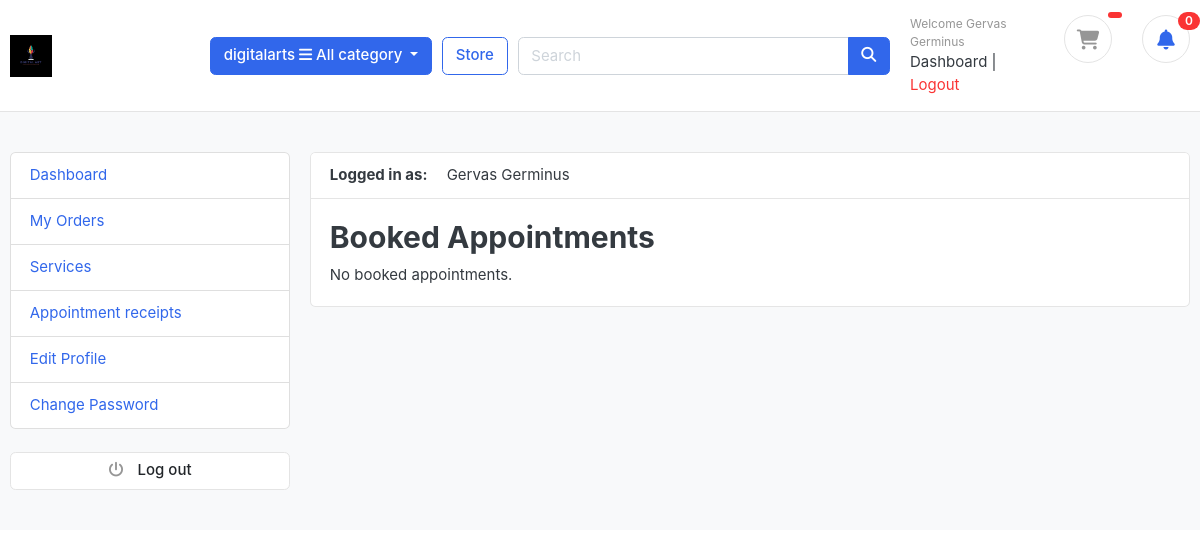
The page /appointment/appointments/confirmed/ (signed in) on the database its author committed.
### accounts/models.py (models this page shows, shortened)
class Account(AbstractUser):
    STATUS_CHOICES = [
        ('pending', 'Pending'),
        ('accepted', 'Accepted'),
        ('rejected', 'Rejected'),
    ]
    first_name = models.CharField(max_length=255)
    last_name = models.CharField(max_length=255)
    username = models.CharField(max_length=255, unique=True) # unique=True means that no two users can have the same username
    email = models.EmailField(unique=True) # unique=True means that no two users can have the same email address
    phone_number = models.CharField(max_length=10, validators=[validate_phone_number])
    address = models.CharField(max_length=255, blank=True)
    city = models.CharField(max_length=255, blank=True)
    county = models.CharField(max_length=255, blank=True)
    status = models.CharField(max_length=10, choices=STATUS_CHOICES, default='pending')
    is_vendor = models.BooleanField(default=False)
    USERNAME_FIELD = 'email' # username field
    REQUIRED_FIELDS = ['username', 'first_name', 'last_name'] # required when user is created
    def full_name(self):
        return f"{self.first_name} {self.last_name}"
    class Meta:
        verbose_name = 'Customers'
        verbose_name_plural = 'Customers'

### appointment/views.py (the view)
# urls.py: path('appointments/confirmed/', views.booked_appointments_list, name='booked_appointments_list'),
@login_required
def booked_appointments_list(request):
    booked_appointments = Appointment.objects.filter(user=request.user, status='booked', payment__status='confirmed')
    return render(request, 'appointment/booked_appointments.html', {'booked_appointments': booked_appointments})

### templates/appointment/booked_appointments.html (shortened to what this page needs)
{% extends 'base.html' %}
{% load static %}
{% block content %}
<section class="section-content padding-y bg">
  <div class="container">
    <div class="row">
      {% include 'includes/dashboard_sidebar.html' %}
      <main class="col-md-9">
        <article class="card">
          <header class="card-header">
            <strong class="d-inline-block mr-3">Logged in as:</strong>
            <span>{{ user.full_name }}</span>
          </header>
          <div class="card-body">
            <h2>Booked Appointments</h2>
            {% if booked_appointments %}
            <table class="table table-striped">
              <thead>
                <tr>
                  <th>Service Name</th>
                  <th>Date</th>
                  <th>Time</th>
                  <th>Actions</th>
                </tr>
              </thead>
              <tbody>
                {% for appointment in booked_appointments %}
                <tr>
                  <td>{{ appointment.service.name }}</td>
                  <td>{{ appointment.date }}</td>
                  <td>{{ appointment.time }}</td>
                  <td>
                    <a href="{% url 'appointment_detail' appointment.id %}" class="btn btn-primary btn-sm">View Details</a>
                  </td>
                </tr>
                {% endfor %}
              </tbody>
            </table>
            {% else %}
            <p>No booked appointments.</p>
            {% endif %}
          </div>
        </article>
      </main>
    </div>
  </div>
</section>
{% endblock %}

### templates/includes/navbar.html (shortened to what this page needs)
{% load static %}
<header class="section-header">
  <section class="header-main border-bottom">
    <div class="container">
      <div class="row align-items-center">
        <div class="col-lg-2 col-md-3 col-6">
          <a href="{% url 'home' %}" class="brand-wrap">
            <img
              class="logo"
              src="{% static 'images/logo.jpg' %}"
              style="width:auto;height:auto;"
              alt="Logo"
            />
          </a>
        </div>
        <div class="col-lg col-sm col-md col-6 flex-grow-0">
          <div class="category-wrap dropdown d-inline-block float-right">
            <button
              type="button"
              class="btn btn-primary dropdown-toggle"
              data-toggle="dropdown"
            >digitalarts
              <i class="fa fa-bars"></i> All category
            </button>
          </div>
        </div>
        <a href="{% url 'store' %}" class="btn btn-outline-primary">Store</a>
        <div class="col-lg col-md-6 col-sm-12 col">
          <form action="{% url 'search' %}" class="search" method="GET">
            <div class="input-group w-100">
              <input
                type="text"
                class="form-control"
                style="width: 60%"
                placeholder="Search"
                name="keyword"
              />
              <div class="input-group-append">
                <button class="btn btn-primary" type="submit">
                  <i class="fa fa-search"></i>
                </button>
              </div>
            </div>
          </form>
        </div>
        <div class="col-lg-3 col-sm-6 col-8 order-2 order-lg-3">
          <div class="d-flex justify-content-end mb-3 mb-lg-0">
            <div class="widget-header">
              <div>
                {% if request.user.is_authenticated %}
                <small class="title text-muted"
                  >Welcome {{ user.first_name }} {{ user.last_name }}</small
                >
                {% if request.user.is_vendor == True %}
                <a href="{% url 'supplier_dashboard' %}">Dashboard</a>
                {% else %}
                <a href="{% url 'dashboard' %}">Dashboard</a>
                {% endif %}
                <span class="dark-transp"> | </span>
                <a class="text-danger" type="" href="{% url 'logout' %}"
                  >Logout</a
                >
                {% else %}
                <small class="title text-muted">Welcome Guest</small>
                <a href="{% url 'login' %}">Sign in</a>
                <span class="dark-transp"> | </span>
                <a href="{% url 'register' %}">Register</a>
                {% endif %}
              </div>
            </div>
            <a href="{% url 'cart' %}" class="widget-header pl-3 ml-3">
              <div class="icon icon-sm rounded-circle border">
                <i class="fa fa-shopping-cart"></i>
              </div>
              <span class="badge badge-pill badge-danger notify">
              </span>
            </a>
            <a href="{% url 'notification_count' %}" class="widget-header pl-3 ml-3">
              <div class="icon icon-sm rounded-circle border">
                <i class="fa fa-bell text-primary"></i>
              </div>
              <span class="badge badge-pill badge-danger notify">
                {{ arrival_count|default:0 }}
              </span>
            </a>
          </div>
        </div>
      </div>
    </div>
  </section>
</header>

### static/css/ui.css (style rules this page uses)
html { font-family: "Inter", sans-serif; font-size: 15px; }
.icon-xs, .icon-sm, .icon-md, .icon-lg { display: inline-block; text-align: center; flex-shrink: 0; flex-grow: 0; }
.icon-sm { width: 48px; height: 48px; line-height: 48px !important; font-size: 20px; }
.padding-y { padding-top: 40px; padding-bottom: 40px; }
article:after, .form-group:after { display: block; clear: both; content: ""; }
.bg { background-color: #f8f9fa; }
p:last-child { margin-bottom: 0; }
.header-main { position: relative; padding-top: 1rem; padding-bottom: 1rem; }
.brand-wrap .logo, .navbar-brand .logo { margin-right: 7px; max-height: 42px; display: inline-block; }
.widget-header { display: inline-block; vertical-align: middle; position: relative; }
.widget-header a { color: #343a40; }
.widget-header i { color: #969696; }
.widget-header .title { display: block; }
.widget-header .notify { position: absolute; top: -3px; right: -10px; }
.notify { position: absolute; top: -4px; right: -10px; display: inline-block; padding: 0.25em 0.6em; font-size: 12px; line-height: 1; text-align: center; border-radius: 3rem; color: #fff; background-color: #fa3434; }

### rows shown on the page
Account: first_name "Gervas", last_name "Germinus", full_name "Gervas Germinus"

### other values the page prints
{{ arrival_count|default:0 }} "0"
